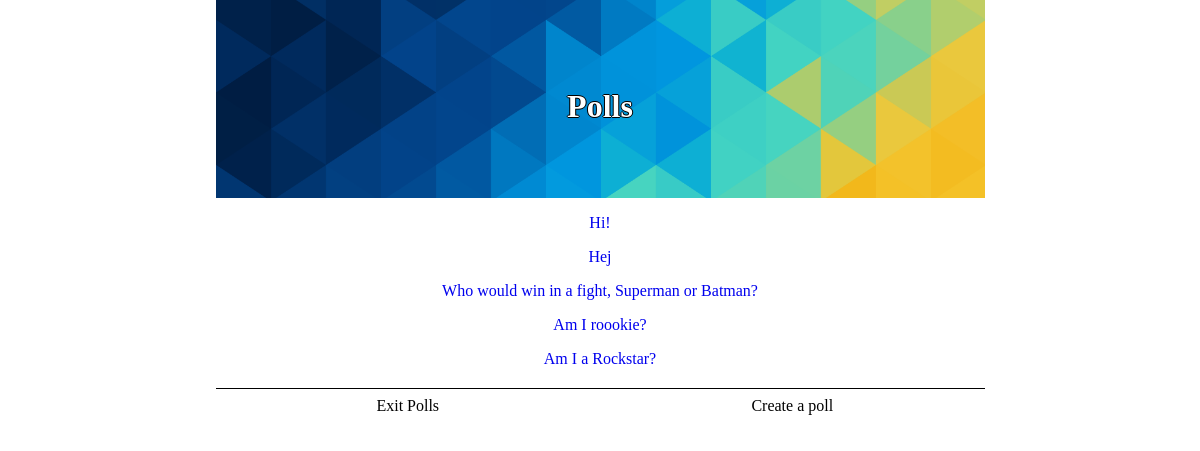
/polls/, run on an earlier commit of the app's database.
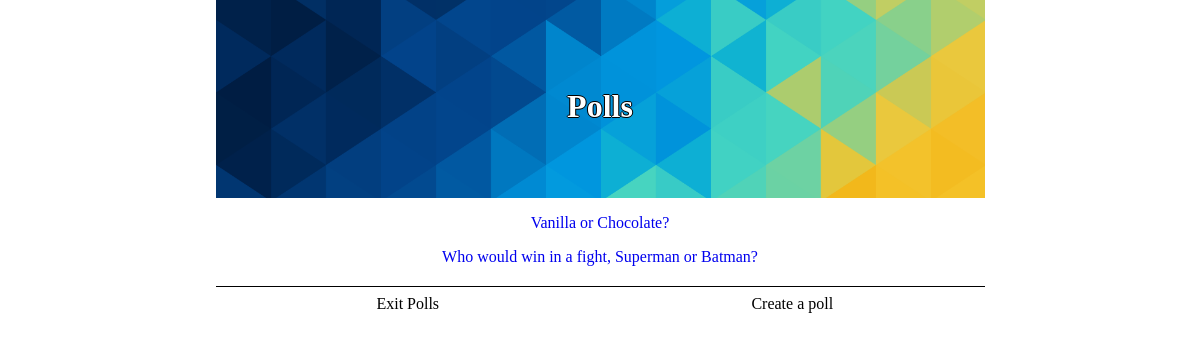
And on a later commit of the database.
### polls/models.py (models this page shows, shortened)
class Question(models.Model):
    question_text = models.CharField(max_length=200)
    pub_date = models.DateTimeField('date published')
    def was_published_recently(self):
        now=timezone.now();
        return  now-datetime.timedelta(days=1) <= self.pub_date <= now
    was_published_recently.admin_order_field = 'pub_date'
    was_published_recently.boolean = True
    was_published_recently.short_description = 'Published recently?'

### polls/views.py (the view)
class IndexView(generic.ListView):
    template_name = 'polls/index.html'
    context_object_name = 'latest_question_list'
    def get_queryset(self):
        return Question.objects.filter(pub_date__lte=timezone.now()).order_by('-pub_date')[:5]

### polls/templates/polls/index.html (shortened to what this page needs)
{% extends "polls/base.html" %}
{% load staticfiles %}
{% block header %}
    <h1>Polls</h1>
{% endblock %}
{% block container %}
    <div class="content">
        {% if latest_question_list %}
            {% for question in latest_question_list %}
                <p><a href="/polls/{{ question.id }}/">{{ question.question_text }}</a></p>
            {% endfor %}
        {% else %}
            <p>No polls are available.</p>
        {% endif %}
    </div>
{% endblock %}
{% block lAction %}
    <a class="actionButton lbutton" href="http://www.google.com">
            Exit Polls
    </a>
{% endblock %}
{% block rAction %}
    <a class="actionButton rbutton" href="/polls/create">
        <div class="">
            Create a poll
        </div>
    </a>
{% endblock %}

### polls/templates/polls/base.html (shortened to what this page needs)
<!DOCTYPE html>
<html>
    <head>
        {% load staticfiles %}
        <link rel="stylesheet" type="text/css" href="{% static 'polls/style.css' %}" />
    </head>
    <body>
        <div class="container">
            <div class="header"><img src="{% static 'polls/images/background.png' %}">
                <div class="headerh1">
                    {% block header %}
                    {% endblock %}
                </div>
            </div>
            {% block container %}
            {% endblock %}
            <div class="actionButtonCont">
                {% block lAction %}{% endblock %}
                {% block rAction %}
                {% endblock %}
            </div>
        </div>
    </body>
</html>

### polls/static/polls/style.css (style rules this page uses)
.container { width:100%; margin-top:-10px; margin-left: auto; margin-right: auto; text-align: center; }
.content { width:100%; }
.content a, h1 { text-align: center; text-decoration: none; }
.header { position: relative; width:100%; margin:0px; height:auto; max-height:200px; overflow:hidden; }
.headerh1 { position:absolute; left: 0; top: 50%; width: 100%; text-align: center; color:white; text-shadow:-1px 0 black, 0 1px black, 1px 0 black, 0-1px black; }
.headerh1 h1 { margin:0px; padding:0px; }
.header img { width:100%; height:auto; }
.actionButtonCont { display: flex; flex-wrap: wrap; margin-top:20px; padding-top:0px; border-top: 1px solid black; }
.actionButton { background-color: white; border: none; cursor:pointer; text-align: center; width:100%; padding-top:8px; padding-bottom:8px; text-decoration: none; color:black; }
.lbutton { order:2; }
.rbutton { order:1; }
@media screen and (min-width: 426px) { .headerh1 { top: 45%; } }
@media screen and (min-width: 426px) { .actionButton { width:50%; } }
@media screen and (min-width: 426px) { .lbutton { order:1; } }
@media screen and (min-width: 426px) { .rbutton { order:2; } }
@media screen and (min-width: 769px) { .container { width:769px; } }
@media screen and (min-width: 769px) { .headerh1 { top: 45%; } }

What changed in the data, as far as the page shows it:
removed Question: question_text "Hi!"
removed Question: question_text "Hej"
removed Question: question_text "Am I roookie?"
removed Question: question_text "Am I a Rockstar?"
added Question: question_text "Vanilla or Chocolate?"
